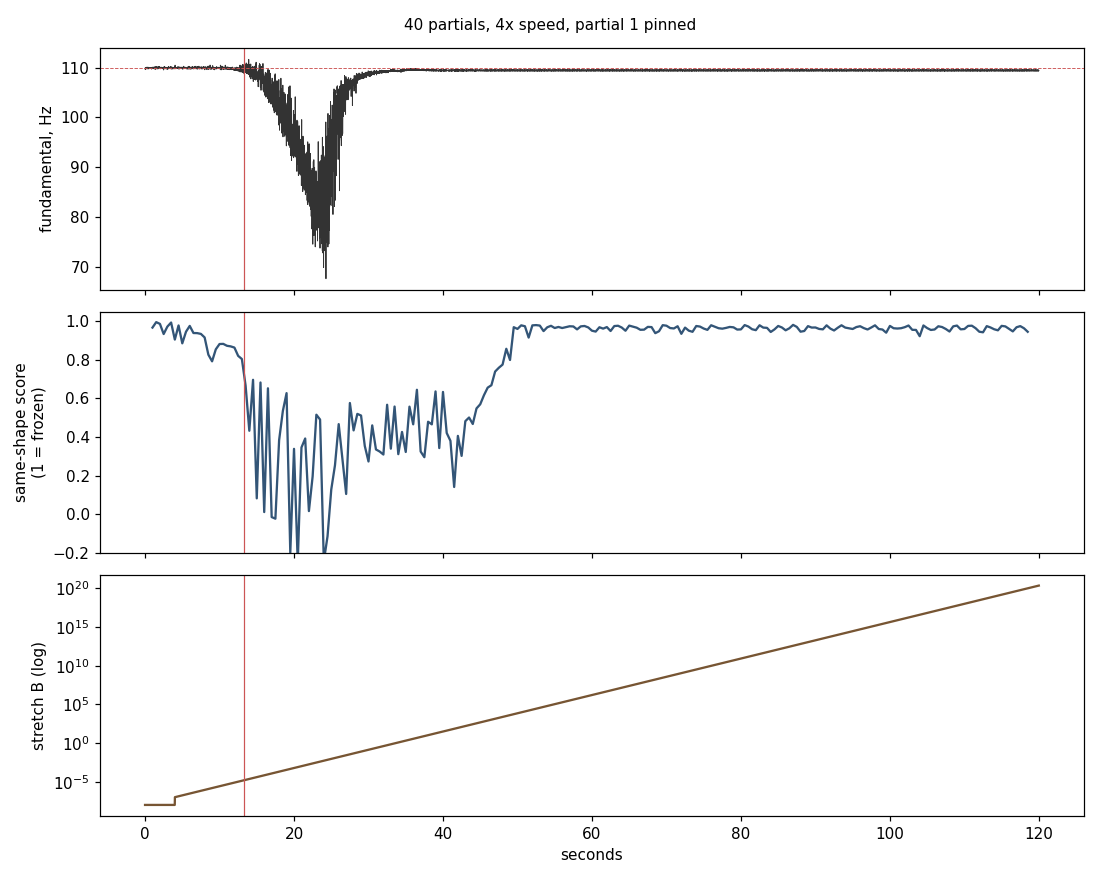

Python code for this plot:
#!/usr/bin/env python3
"""The living zone, high resolution: 40 partials, 40 outside voices.
Stretch hits partial n roughly as B*n^3, so the top of a 40-partial tone feels
it ~300x sooner than partial 6 did. The sweep is therefore exponential: B doubles
at a steady rate (equal time per doubling), after a 4 s harmonic hold.
Integrated at audio rate (partial 40 runs at several kHz). Each partial keeps its
own phase: dp_n/dt = r_n(t) * dtheta/dt.
Writes sweeppin-singer-alone.wav, sweeppin-with-voices.wav, sweep40.png, sweeppin-report.json."""
import numpy as np, json, matplotlib; matplotlib.use("Agg"); import matplotlib.pyplot as plt
from scipy.io import wavfile
SR, F0, N, K, SECS, HOLD = 44100, 110.0, 40, 6.0, 120.0, 4.0
B_LO = 1e-7; B_HI = B_LO*(2e-4/1e-7)**(4*(120.0-4.0)/56.0)   # doubling 4x as fast
rng = np.random.default_rng(7); DET = 1 + rng.uniform(-0.004, 0.004, N)
n = np.arange(1, N+1); amp = n**-0.7            # brighter than 1/n so the top is audible
steps = int(SECS*SR); dt = 1/SR; t = np.arange(steps)/SR
x = np.clip((t-HOLD)/(SECS-HOLD), 0, 1)
B = np.where(t < HOLD, 0.0, B_LO*(B_HI/B_LO)**x)
w = n*F0*DET
# Back-pull on the tone scaled so its strongest possible tug matches the 6-partial run
# (sum of n over 6 partials = 21). Unscaled, 40 voices throw even a harmonic tone around.
BACK = 21.0/n.sum()
Fprev = F0; p = np.zeros(N); ph = rng.uniform(0, 1, N)
singer = np.zeros(steps); voices = np.zeros(steps); F = np.empty(steps); TOP = np.empty(steps)
for i in range(steps):
    r = n*np.sqrt((1 + B[i]*n*n)/(1 + B[i]))   # partial 1 held at ratio 1
    # a partial past ~16 kHz sits thousands of Hz from its voice: its pull averages to nothing,
    # and at this step size it can no longer be computed honestly, so it is faded out of the coupling
    # a voice more than ~3 kHz from its partial: the pull spins too fast to matter (and too fast
    # to compute at this step), so it is faded out of the coupling (rotating-wave approximation)
    gate = np.clip((4000.0 - np.abs(r*Fprev - w))/1000.0, 0, 1)
    s = np.sin(2*np.pi*(ph - p))*gate
    dth = F0 + BACK*K*(r*s).sum(); Fprev = dth
    p += r*dth*dt; ph += (w - K*s)*dt
    fq = r*dth; g = amp*np.clip((19000.0 - fq)/3000.0, 0, 1)
    singer[i] = g @ np.sin(2*np.pi*p); voices[i] = amp @ np.sin(2*np.pi*ph)
    F[i] = dth; TOP[i] = r[-1]*dth
env = np.minimum(1, np.minimum(t/0.05, (SECS-t)/0.5))
def w16(name, y):
    y = y*env; y = y/np.abs(y).max()*0.85; wavfile.write(name, SR, (y*32767).astype(np.int16))
w16("sweeppin-singer-alone.wav", singer); w16("sweeppin-with-voices.wav", 0.6*singer + 0.35*voices)
# smoothed fundamental and its wobble (0.5 s windows), at 100 Hz for the plot
hop = SR//100; Fd = F[:len(F)//hop*hop].reshape(-1, hop).mean(1); td = np.arange(len(Fd))/100
win = 50; k = np.ones(win)/win
m = np.convolve(Fd, k, "same"); sd = np.sqrt(np.maximum(np.convolve(Fd**2, k, "same") - m**2, 0))
sd[:win] = 0; sd[-win:] = 0
brk = int(np.argmax(sd > 0.5)); tb = td[brk]
def shape(tsec):   # same-shape score: 50 ms of the singer vs whole periods ~0.25 s later
    i = int(tsec*SR); f = m[int(tsec*100)]; per = SR/f; kk = round(0.25*f); j = i + int(round(kk*per))
    a = singer[i:i+2205]; b = singer[j:j+2205]; return float(np.dot(a, b)/np.sqrt(np.dot(a, a)*np.dot(b, b)))
marks = []
for s_ in (2, 8, 12, 16, 20, 24, 28, 32, 36, 40, 44, 48, 52, 56, 64, 80, 100, 116):
    ii = int(s_*SR); marks.append(dict(t=s_, B=float(f"{B[ii]:.3g}"), fund=round(float(m[s_*100]), 2), 
        wobble=round(float(sd[s_*100]), 2), top_partial_hz=round(float(TOP[ii])), audible_partials=int(((n*np.sqrt((1+B[ii]*n*n)/(1+B[ii])))*m[s_*100] < 16000).sum()), ratios_2_to_5=[round(float(x),2) for x in (n*np.sqrt((1+B[ii]*n*n)/(1+B[ii])))[1:5]], shape=round(shape(s_), 3)))
rep = dict(N=N, K_hz=K, seconds=SECS, B_range=[B_LO, B_HI], break_time_s=round(float(tb), 2),
           break_B=float(f"{B[int(tb*SR)]:.3g}"), marks=marks)
json.dump(rep, open("sweeppin-report.json", "w"), indent=1); print(json.dumps(rep, indent=1))
fig, ax = plt.subplots(3, 1, figsize=(10, 8), sharex=True)
ax[0].plot(td, Fd, lw=.6, color="#333"); ax[0].axhline(110, color="#c55", ls="--", lw=.6)
ax[0].set_ylabel("fundamental, Hz"); 
sh_t = np.arange(1, SECS-1, 0.5); ax[1].plot(sh_t, [shape(s) for s in sh_t], color="#357")
ax[1].set_ylabel("same-shape score\n(1 = frozen)"); ax[1].set_ylim(-0.2, 1.05)
ax[2].semilogy(t[::441], np.maximum(B[::441], 1e-8), color="#753"); ax[2].set_ylabel("stretch B (log)")
ax[2].set_xlabel("seconds")
for a in ax: a.axvline(tb, color="#c55", lw=.8)
fig.suptitle("40 partials, 4x speed, partial 1 pinned", fontsize=10)
fig.tight_layout(); fig.savefig("sweeppin.png", dpi=110)
